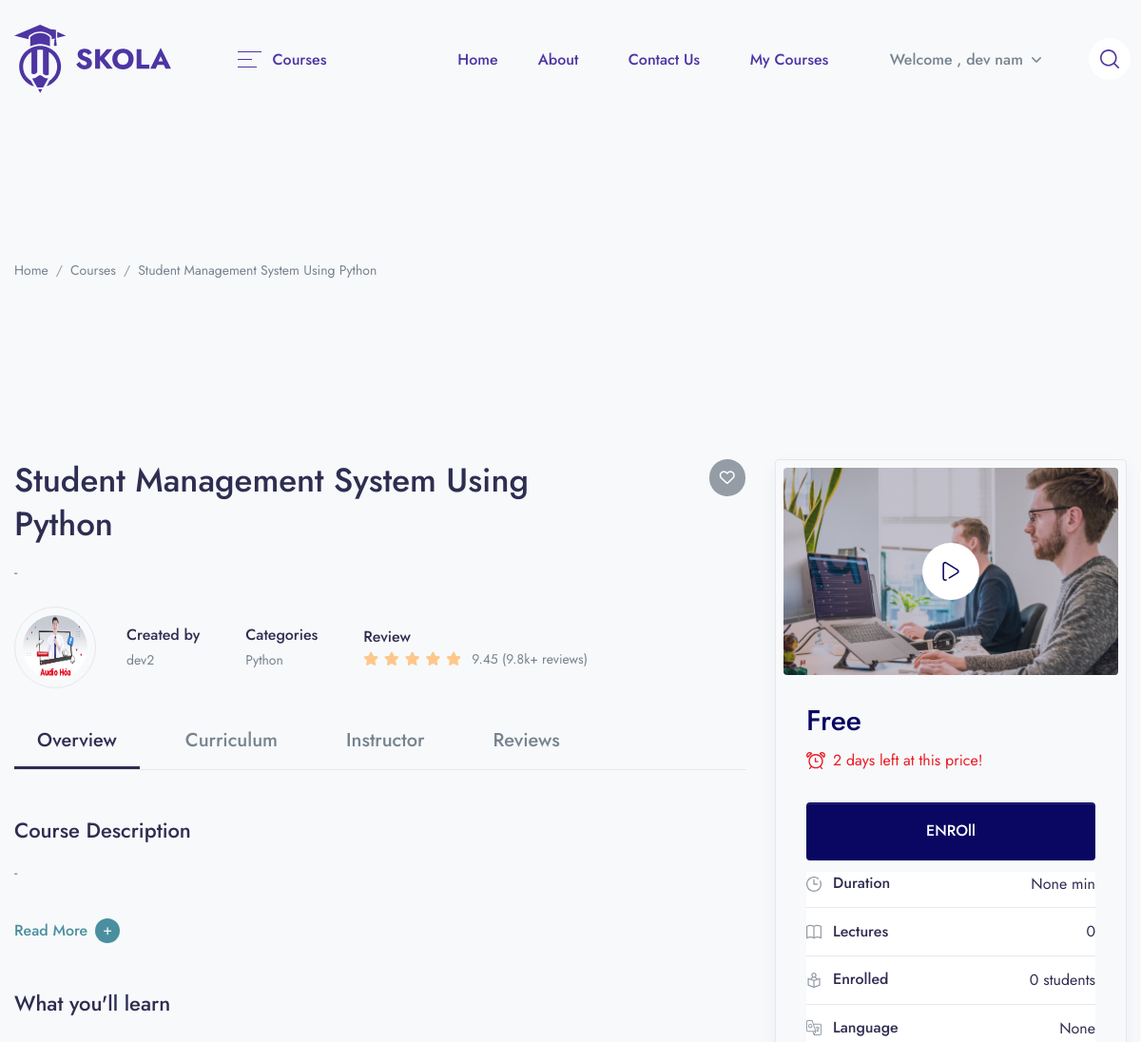
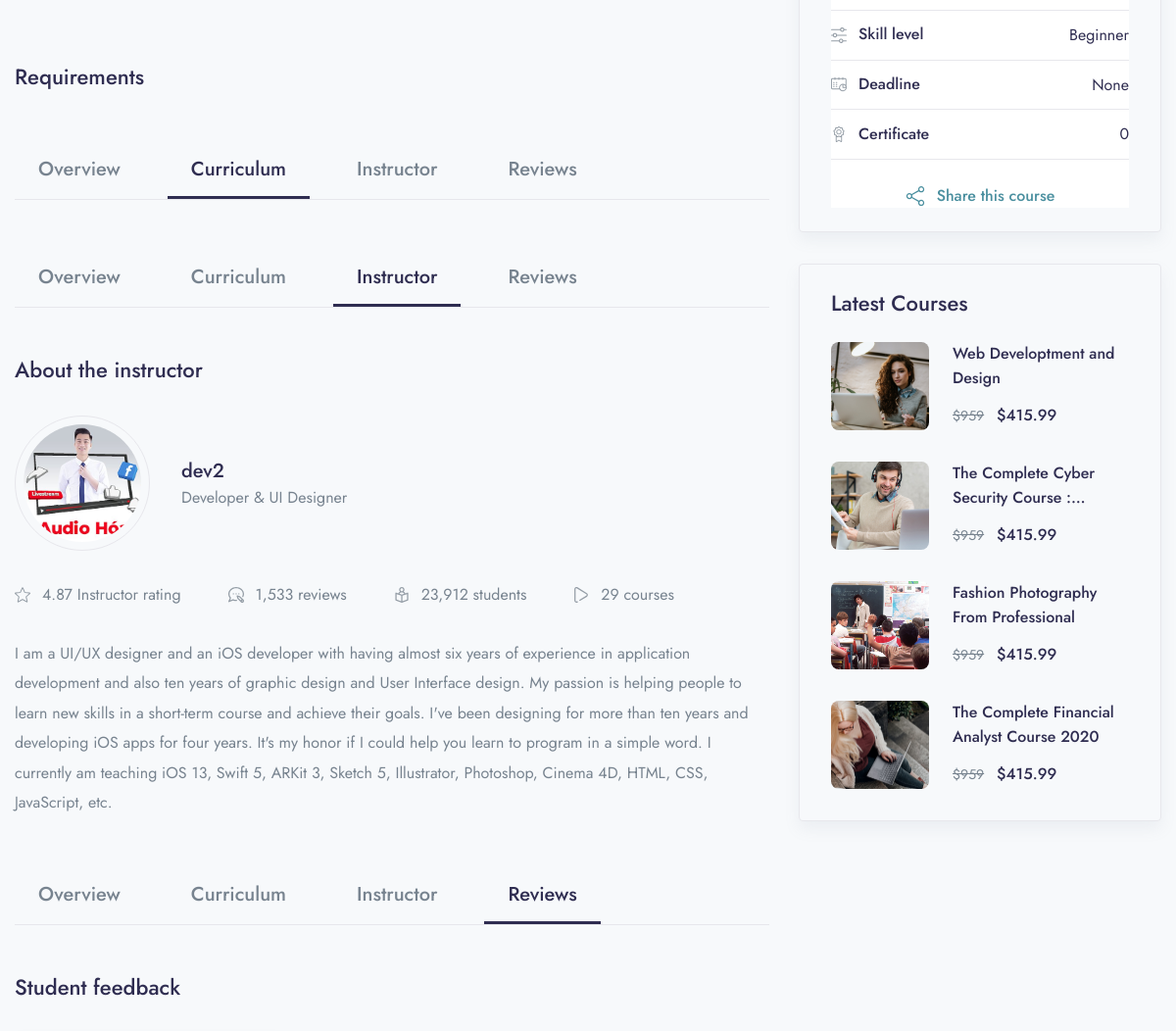
Page /course/student-management-system-using-python (signed in, upper part) on the earlier database version (2 pictures, top to bottom).
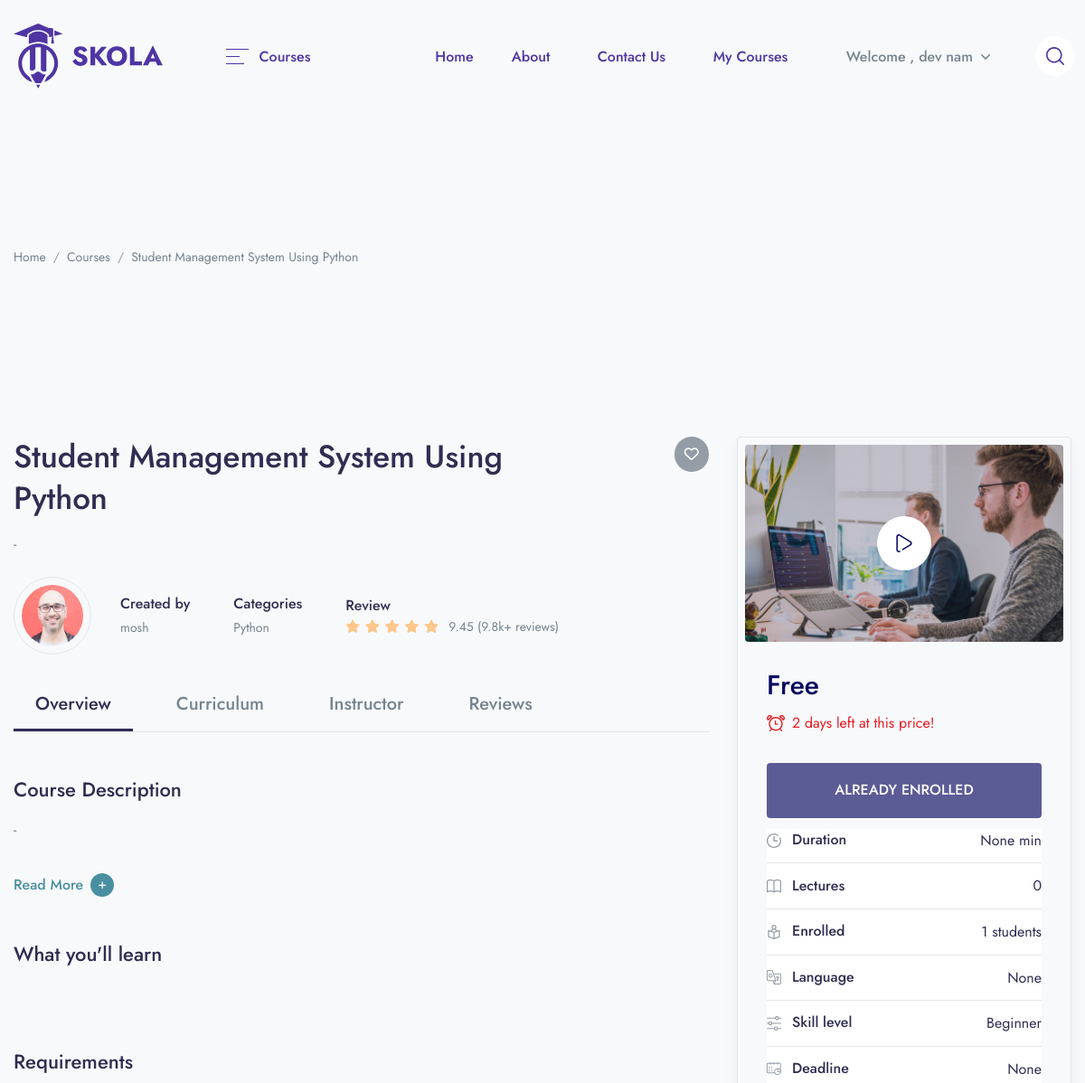
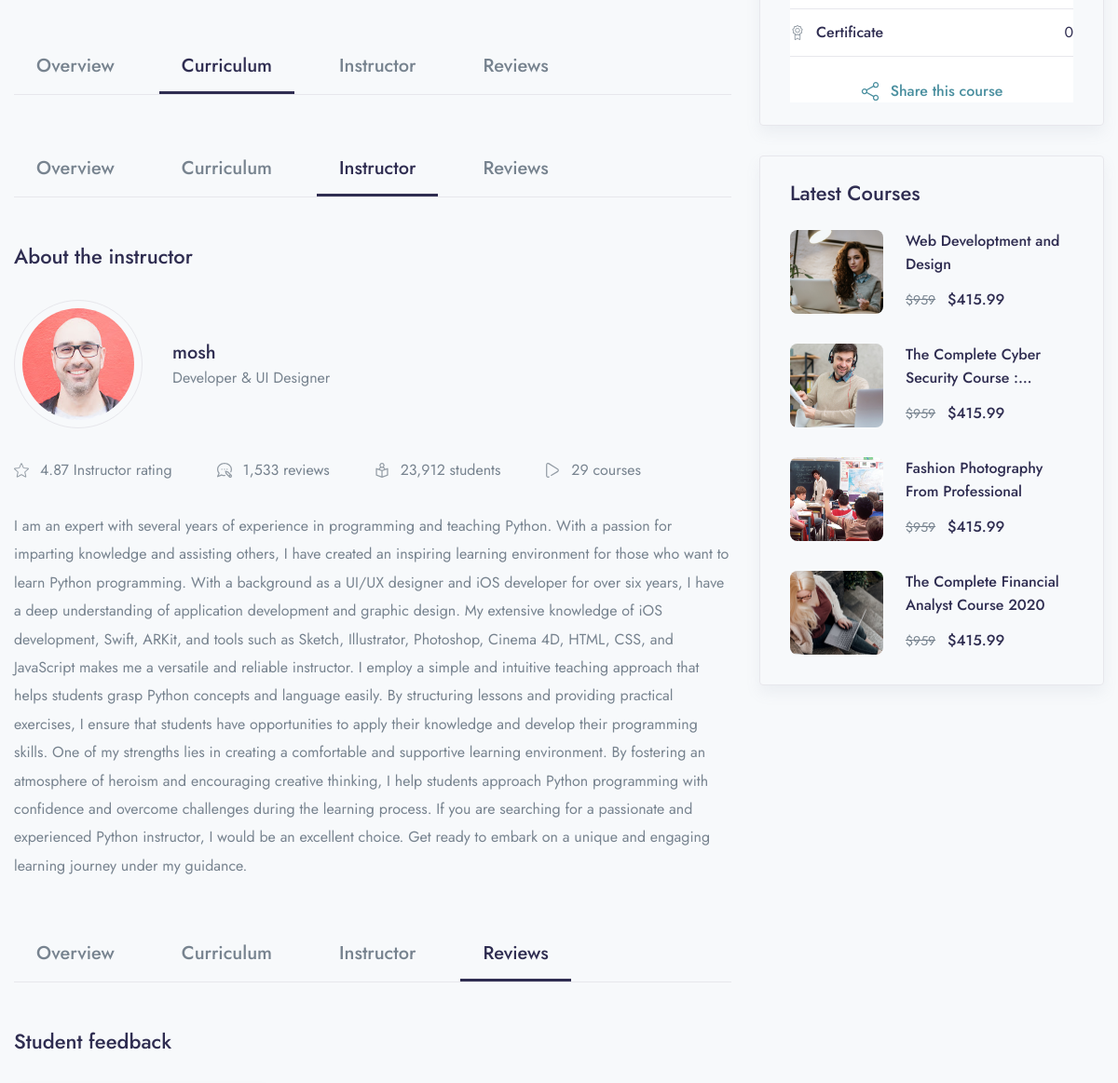
Same page on the later database version (2 pictures, top to bottom).
### app/models.py (models this page shows, shortened)
class Course(models.Model):
    STATUS = (
        ('PUBLISH','PUBLISH'),
        ('DRAFT', 'DRAFT'),
    )
    featured_image = models.ImageField(upload_to="Media/featured_img",null=True)
    featured_video = models.CharField(max_length=300,null=True)
    title = models.CharField(max_length=500)
    created_at = models.DateField(auto_now_add=True)
    author = models.ForeignKey(Author,on_delete=models.CASCADE,null=True)
    category = models.ForeignKey(Categories,on_delete=models.CASCADE)
    level = models.ForeignKey(Level,on_delete=models.CASCADE,null=True)
    description = models.TextField()
    price = models.IntegerField(null=True,default=0)
    discount = models.IntegerField(null=True)
    language = models.ForeignKey(Language,on_delete=models.CASCADE, null=True)
    Deadline = models.CharField(max_length=100,null=True)
    slug = models.SlugField(default='', max_length=500, null=True, blank=True)
    status = models.CharField(choices=STATUS,max_length=100,null=True)
    Certificate = models.CharField(null=True,max_length=100)

class Author(models.Model):
    author_profile = models.ImageField(upload_to="Media/author")
    name = models.CharField(max_length=100, null=True)
    about_author = models.TextField()

class Categories(models.Model):
    icon = models.CharField(max_length=200,null=True)
    name = models.CharField(max_length=200)
    def __str__(self):
        return self.name
    def get_all_category(self):
        return Categories.objects.all().order_by('-id')

class Level(models.Model):
    name = models.CharField(max_length=100)

### LMS/views.py (the view)
# urls.py: path('course/<slug:slug>', views.COURSE_DETAILS, name='course_details'),
def COURSE_DETAILS(request, slug):
    category = Categories.get_all_category(Categories)
    time_duration = Video.objects.filter(course__slug=slug).aggregate(sum=Sum('time_duration'))
    course_id = Course.objects.get(slug=slug)
    try:
        check_enroll = UserCource.objects.get(user=request.user, course=course_id)
    except UserCource.DoesNotExist:
        check_enroll = None
    course = Course.objects.filter(slug=slug)
    if course.exists():
        course = course.first()
    else:
        return redirect('404')
    context = {
        'course': course,
        'category': category,
        'time_duration': time_duration,
        'check_enroll': check_enroll,
    }
    return render(request, 'course/course_details.html', context)

### templates/course/course_details.html (shortened to what the changed rows need)
{% extends 'base.html' %}
{% load static %}
{% load course_tags %}
{% block content %}
<div class="container">
    <nav class="mb-5 mb-md-8 mt-2" aria-label="breadcrumb">
        <ol class="breadcrumb breadcrumb-scroll">
            <li class="breadcrumb-item">
                <a class="text-gray-800" href="#">
                </a>
            </li>
            <li class="breadcrumb-item">
                <a class="text-gray-800" href="#">
                </a>
            </li>
            <li class="breadcrumb-item text-gray-800 active" aria-current="page">
                {{course.title}}
            </li>
        </ol>
    </nav>
</div>
<div class="container">
    <div class="row mb-8">
        <div class="col-lg-8 mb-6 mb-lg-0 position-relative">
            <h1 class="me-7 me-xl-14">
                {{course.title}}
            </h1>
            <p class="me-xl-13 mb-5">{{course.description|truncatewords:15}}</p>
            <a href="#"
               class="badge badge-lg badge-rounded-circle badge-secondary font-size-base badge-float badge-float-inside top-0 text-white">
                <i class="far fa-heart"></i>
            </a>
            <div class="d-md-flex align-items-center mb-5">
                <div class="border rounded-circle d-inline-block mb-4 mb-md-0 me-md-6 me-lg-4 me-xl-6">
                    <div class="p-2">
                        <img src="/{{course.author.author_profile}}" alt="..." class="rounded-circle" width="68"
                             height="68">
                    </div>
                </div>
                <div class="mb-4 mb-md-0 me-md-8 me-lg-4 me-xl-8">
                    <h6 class="mb-0">Created by</h6>
                    <a href="#" class="font-size-sm text-gray-800">{{course.author.name}}</a>
                </div>
                <div class="mb-4 mb-md-0 me-md-8 me-lg-4 me-xl-8">
                    <h6 class="mb-0">Categories</h6>
                    <a href="#" class="font-size-sm text-gray-800">{{course.category}}</a>
                </div>
                <div class="mb-4 mb-md-0 me-md-6 me-lg-4 me-xl-6">
                </div>
            </div>
            <div id="Overview" class="mb-8">
                <ul class="nav course-tab-v1 border-bottom h4 mb-8">
                    <li class="nav-item">
                    </li>
                    <li class="nav-item">
                    </li>
                    <li class="nav-item">
                    </li>
                    <li class="nav-item">
                    </li>
                </ul>
                <h3 class="">Course Description</h3>
                <p class="mb-6 line-height-md">{{course.description|slice:"0:495"}}</p>
                <a class="text-teal read-more h6 d-inline-block mb-8" data-bs-toggle="collapse"
                   href="#readcollapseExample" role="button" aria-expanded="false" aria-controls="readcollapseExample">
                        <span class="d-inline-flex align-items-center more">
                        </span>
                </a>
                <h3 class="mb-5">What you'll learn</h3>
                <div class="row row-cols-lg-2 mb-8">
                    <div class="col-md">
                    </div>
                    <div class="col-md">
                    </div>
                </div>
                <h3 class="mb-5">Requirements</h3>
            </div>
            <div id="Curriculum" class="mb-8">
                <ul class="nav course-tab-v1 border-bottom h4 mb-8">
                </ul>
            </div>
            <div id="Instructor" class="mb-8">
                <ul class="nav course-tab-v1 border-bottom h4 mb-8">
                    <li class="nav-item">
                    </li>
                    <li class="nav-item">
                    </li>
                    <li class="nav-item">
                    </li>
                    <li class="nav-item">
                    </li>
                </ul>
                <h3 class="mb-6">About the instructor</h3>
                <div class="d-flex align-items-center mb-6">
                    <div class="d-inline-block rounded-circle border me-6 p-2">
                        <div class="avatar avatar-size-120">
                            <img src="/{{course.author.author_profile}}" alt="..." class="avatar-img rounded-circle">
                        </div>
                    </div>
                    <div class="media-body">
                        <h4 class="mb-0">{{course.author.name}}</h4>
                        <span> Developer & UI Designer</span>
                    </div>
                </div>
                <div class="row mx-xl-n5 mb-6">
                    <div class="col-12 col-md-auto mb-3 mb-md-0 px-xl-5">
                    </div>
                    <div class="col-12 col-md-auto mb-3 mb-md-0 px-xl-5">
                    </div>
                    <div class="col-12 col-md-auto mb-3 mb-md-0 px-xl-5">
                    </div>
                    <div class="col-12 col-md-auto mb-3 mb-md-0 px-xl-5">
                    </div>
                </div>
                <p class="mb-6 line-height-md">{{course.author.about_author}}</p>
            </div>
            <div id="Reviews" class="mb-8">
                <ul class="nav course-tab-v1 border-bottom h4 mb-8">
                </ul>
                <h3 class="mb-6">Student feedback</h3>
            </div>
        </div>
        <div class="col-lg-4">
            <div class="d-block rounded border p-2 shadow mb-6">
                <div class="pt-5 pb-4 px-5 px-lg-3 px-xl-5">
                    {% if course.price == 0 %}
                    <div class="d-flex align-items-center mb-2">
                        <ins class="h2 mb-0 text-primary">Free</ins>
                    </div>
                    {% endif %}
                    <div class="d-flex align-items-center text-alizarin mb-6">
                        <span class="ms-2">2 days left at this price!</span>
                    </div>
                    {% if check_enroll is None %}
                    <a class="btn btn-primary btn-block mb-3" href="/checkout/{{course.slug}}">ENROll</a>
                    {% else %}
                    <button class="btn btn-primary btn-block mb-3" disabled>ALREADY ENROLLED</button>
                    {% endif %}
                    <ul class="list-group list-group-flush">
                        <li class="list-group-item d-flex align-items-center py-3">
                        </li>
                        <li class="list-group-item d-flex align-items-center py-3">
                            <div class="text-secondary d-flex icon-uxs">
                            </div>
                            <h6 class="mb-0 ms-3 me-auto">Lectures</h6>
                            <span>{{course.video_set.all.count}}</span>
                        </li>
                        <li class="list-group-item d-flex align-items-center py-3">
                            <div class="text-secondary d-flex icon-uxs">
                            </div>
                            <h6 class="mb-0 ms-3 me-auto">Enrolled</h6>
                            <span>{{course.usercource_set.all.count}} students</span>
                        </li>
                        <li class="list-group-item d-flex align-items-center py-3">
                            <div class="text-secondary d-flex icon-uxs">
                            </div>
                            <h6 class="mb-0 ms-3 me-auto">Language</h6>
                            <span>{{course.language}}</span>
                        </li>
                        <li class="list-group-item d-flex align-items-center py-3">
                            <div class="text-secondary d-flex icon-uxs">
                            </div>
                            <h6 class="mb-0 ms-3 me-auto">Skill level</h6>
                            <span>{{course.level.name}}</span>
                        </li>
                        <li class="list-group-item d-flex align-items-center py-3">
                            <div class="text-secondary d-flex icon-uxs">
                            </div>
                            <h6 class="mb-0 ms-3 me-auto">Deadline</h6>
                            <span>{{course.Deadline}}</span>
                        </li>
                        <li class="list-group-item d-flex align-items-center py-3">
                            <div class="text-secondary d-flex icon-uxs">
                            </div>
                            <h6 class="mb-0 ms-3 me-auto">Certificate</h6>
                            <span>{{course.Certificate}}</span>
                        </li>
                        <li class="list-group-item d-flex align-items-center py-4">
                        </li>
                    </ul>
                </div>
            </div>
        </div>
    </div>
</div>
{% endblock %}

Differences in the rows shown:
changed through a linked row, Course "Student Management System Using Python": author.author_profile: a different picture; author.name "dev2" → "mosh"; author.about_author "I am a UI/UX designer and an iOS developer with having almost six years of experience in application development and also ten years of graphic design and User Interface design. My passion is helping people to learn new skills in a short-term course and achieve their goals. I've been designing for more than ten years and developing iOS apps for four years. It's my honor if I could help you learn to program in a simple word. I currently am teaching iOS 13, Swift 5, ARKit 3, Sketch 5, Illustrator, Photoshop, Cinema 4D, HTML, CSS, JavaScript, etc." → "I am an expert with several years of experience in programming and teaching Python. With a passion for imparting knowledge and assisting others, I have created an inspiring learning environment for those who want to learn Python programming. With a background as a UI/UX designer and iOS developer for over six years, I have a deep understanding of application development and graphic design. My extensive knowledge of iOS development, Swift, ARKit, and tools such as Sketch, Illustrator, Photoshop, Cinema 4D, HTML, CSS, and JavaScript makes me a versatile and reliable instructor. I employ a simple and intuitive teaching approach that helps students grasp Python concepts and language easily. By…"; usercource_set.all.count "0" → "1"
Other differences:
text no longer shown: "ENROll"
text now shown: "ALREADY ENROLLED"
